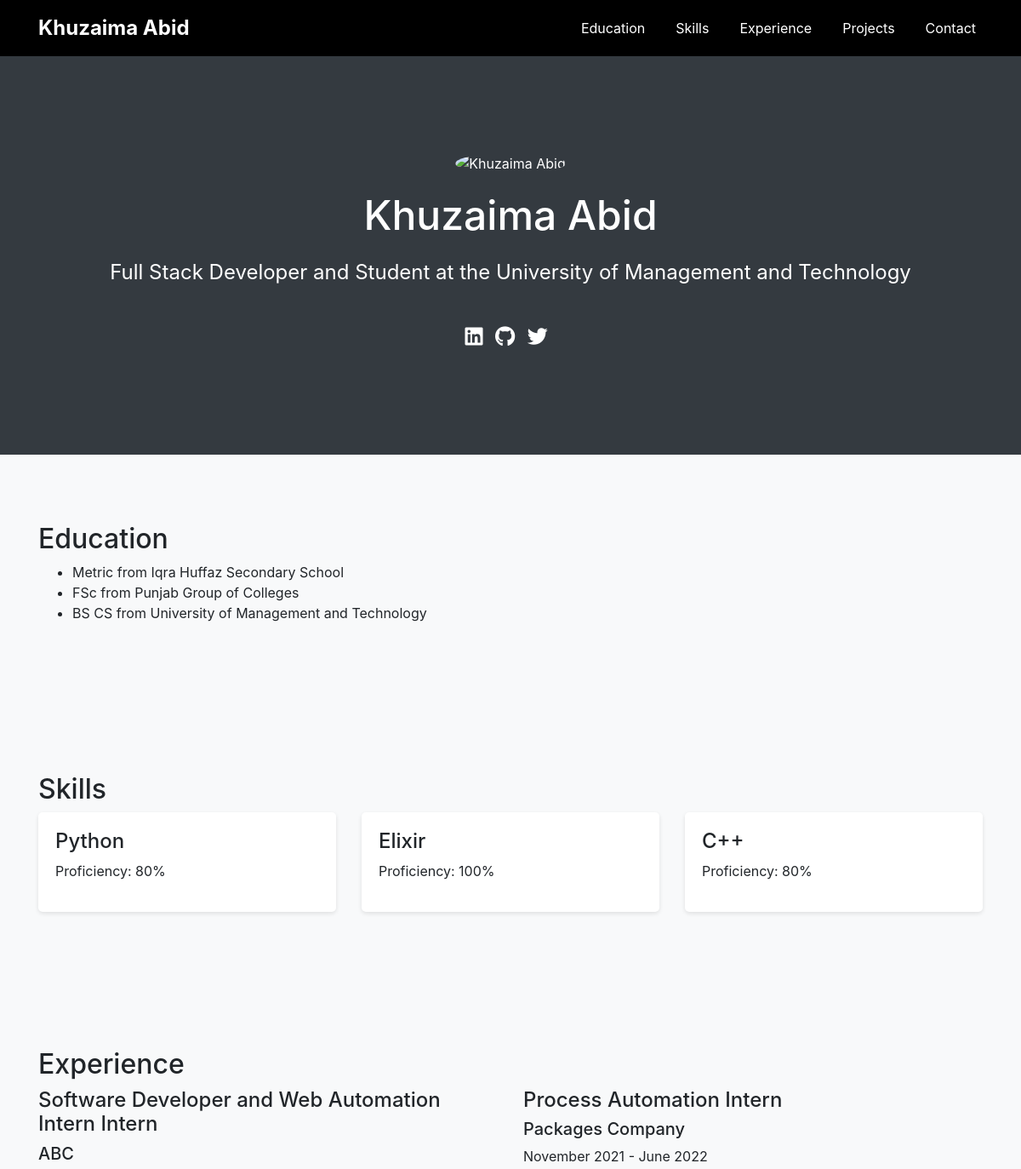
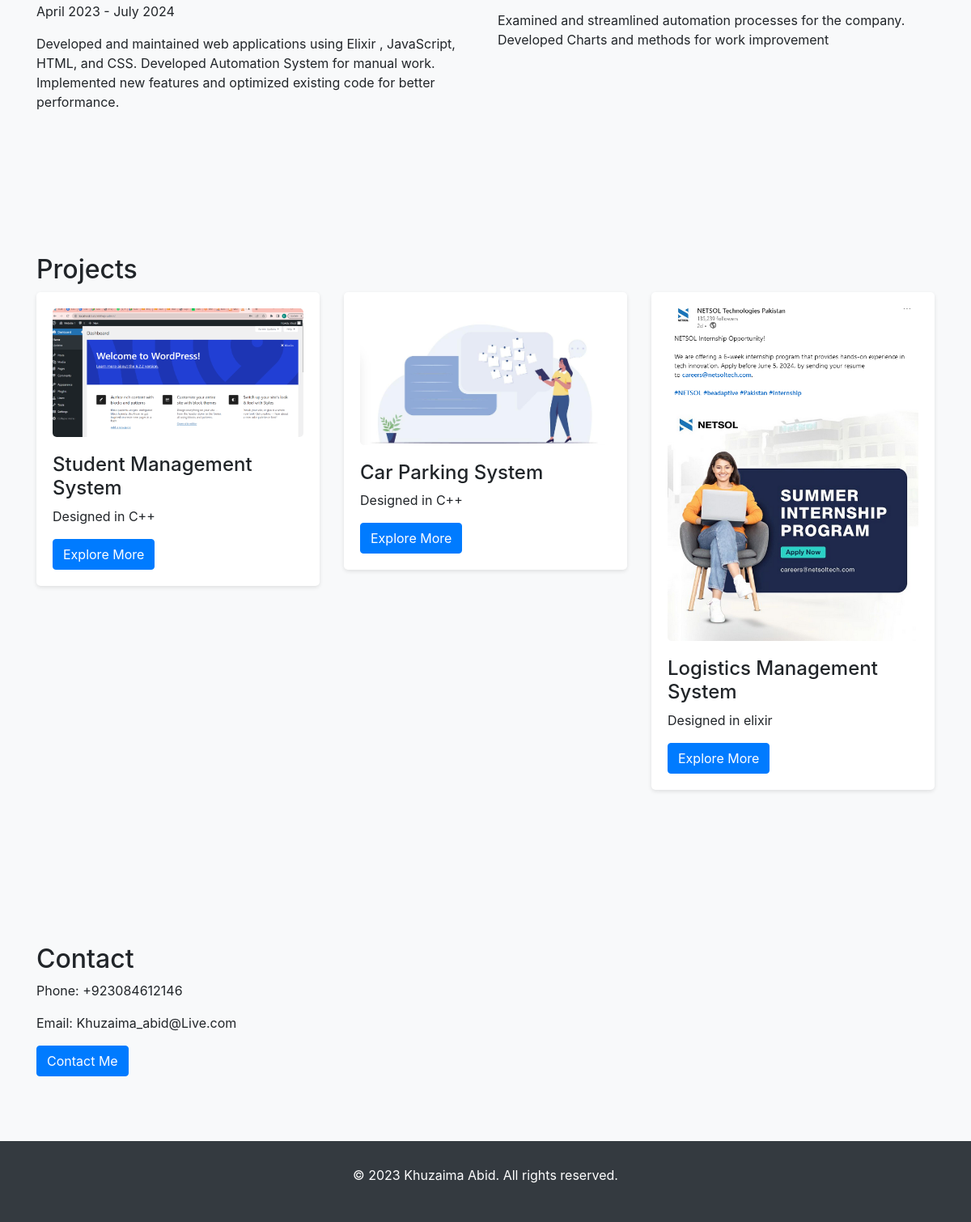
The page / on the database its author committed (2 pictures, top to bottom).
### main/models.py (models this page shows, shortened)
class Education(models.Model):
    degree = models.CharField(max_length=200)
    institution = models.CharField(max_length=200)
    description = models.TextField()

class Skill(models.Model):
    name = models.CharField(max_length=200)
    proficiency = models.IntegerField()

class Experience(models.Model):
    job_title = models.CharField(max_length=200)
    company = models.CharField(max_length=200)
    description = models.TextField()
    start_date = models.DateField()
    end_date = models.DateField()

class Project(models.Model):
    title = models.CharField(max_length=200)
    description = models.TextField()
    image = models.ImageField(upload_to='projects/')
    link = models.URLField()

### main/views.py (the view)
# urls.py: path('', views.home, name='home'),
def home(request):
    if request.method == 'POST':
        form = ContactForm(request.POST)
        if form.is_valid():
            form.save()
            messages.success(request, 'Your message has been sent!')
            return redirect('home')
    else:
        form = ContactForm()
    education = Education.objects.all()
    skills = Skill.objects.all()
    experiences = Experience.objects.all()
    projects = Project.objects.all()
    context = {
        'education': education,
        'skills': skills,
        'experiences': experiences,
        'projects': projects,
        'form': form,
    }
    return render(request, 'main/home.html', context)

### main/templates/main/home.html (shortened to what this page needs)
{% load static %}
<!DOCTYPE html>
<html lang="en">
<head>
    <link rel="stylesheet" href="{% static 'main/css/bootstrap.min.css' %}">
    <link rel="stylesheet" href="{% static 'main/css/all.min.css' %}">
    <link rel="stylesheet" href="{% static 'main/css/custom.css' %}">
</head>
<body>
    <nav class="navbar navbar-expand-lg navbar-dark fixed-top">
        <div class="container">
            <a class="navbar-brand" href="#">Khuzaima Abid</a>
            <div class="navbar-nav ml-auto">
                <a class="nav-item nav-link" href="#education">Education</a>
                <a class="nav-item nav-link" href="#skills">Skills</a>
                <a class="nav-item nav-link" href="#experience">Experience</a>
                <a class="nav-item nav-link" href="#projects">Projects</a>
                <a class="nav-item nav-link" href="#contact">Contact</a>
            </div>
        </div>
    </nav>
    <header>
        <div class="container">
            <img src="{% static 'main/images/profile-picture.jpg' %}" alt="Khuzaima Abid">
            <h1>Khuzaima Abid</h1>
            <p>Full Stack Developer and Student at the University of Management and Technology</p>
            <div class="social-icons">
                <a href="#"><i class="fab fa-linkedin"></i></a>
                <a href="#"><i class="fab fa-github"></i></a>
                <a href="#"><i class="fab fa-twitter"></i></a>
            </div>
        </div>
    </header>
    <section id="education">
        <div class="container">
            <h2>Education</h2>
            <ul>
                {% for edu in education %}
                    <li>{{ edu.degree }} from {{ edu.institution }}</li>
                {% endfor %}
            </ul>
        </div>
    </section>
    <section id="skills">
        <div class="container">
            <h2>Skills</h2>
            <div class="row">
                {% for skill in skills %}
                    <div class="col-md-4">
                        <div class="skill-card">
                            <h4>{{ skill.name }}</h4>
                            <p>Proficiency: {{ skill.proficiency }}%</p>
                        </div>
                    </div>
                {% endfor %}
            </div>
        </div>
    </section>
    <section id="experience">
        <div class="container">
            <h2>Experience</h2>
            <div class="row">
                {% for exp in experiences %}
                    <div class="col-md-6">
                        <h4>{{ exp.job_title }}</h4>
                        <h5>{{ exp.company }}</h5>
                        <p>{{ exp.start_date|date:"F Y" }} - {{ exp.end_date|date:"F Y" }}</p>
                        <p>{{ exp.description }}</p>
                    </div>
                {% endfor %}
            </div>
        </div>
    </section>
    <section id="projects">
        <div class="container">
            <h2>Projects</h2>
            <div class="row">
                {% for project in projects %}
                    <div class="col-md-4">
                        <div class="project-card">
                            <img src="{{ project.image.url }}" alt="{{ project.title }}">
                            <h4>{{ project.title }}</h4>
                            <p>{{ project.description }}</p>
                            <a href="{{ project.link }}" class="btn btn-primary">Explore More</a>
                        </div>
                    </div>
                {% endfor %}
            </div>
        </div>
    </section>
    <section id="contact">
        <div class="container">
            <h2>Contact</h2>
            <p>Phone: +923084612146</p>
            <p>Email: Khuzaima_abid@Live.com</p>
            <button type="button" class="btn btn-primary" data-toggle="modal" data-target="#contactModal">Contact Me</button>
        </div>
    </section>
    <footer>
        <div class="container">
            <p>&copy; 2023 Khuzaima Abid. All rights reserved.</p>
        </div>
    </footer>
</body>
</html>

### main/static/main/css/custom.css (style rules this page uses)
body { background-color: #f8f9fa; padding-top: 60px; }
header { background-color: #343a40; color: white; padding: 120px 0; text-align: center; }
header h1 { font-size: 48px; margin-bottom: 20px; }
header p { font-size: 24px; margin-bottom: 40px; }
header img { width: 200px; height: 200px; border-radius: 50%; margin-bottom: 20px; }
section { padding: 80px 0; }
.skill-card { background-color: #fff; padding: 20px; border-radius: 5px; box-shadow: 0 2px 5px rgba(0, 0, 0, 0.1); }
.project-card { background-color: #fff; padding: 20px; border-radius: 5px; box-shadow: 0 2px 5px rgba(0, 0, 0, 0.1); margin-bottom: 30px; }
.project-card img { width: 100%; height: auto; border-radius: 5px; margin-bottom: 20px; }
footer { background-color: #343a40; color: white; padding: 30px 0; text-align: center; }
.navbar { background-color: #000000; padding: 10px 0; position: fixed; top: 0; left: 0; right: 0; z-index: 1000; }
.navbar-brand { color: #ffffff; font-weight: bold; font-size: 24px; margin-right: auto; }
.navbar-nav { display: flex; flex-direction: row; }
.nav-item { margin-left: 20px; }
.nav-link { color: #ffffff !important; font-size: 16px; transition: color 0.3s ease; }
.social-icons a { color: white; font-size: 24px; margin-right: 10px; }

### rows shown on the page
Education: degree "Metric", institution "Iqra Huffaz Secondary School"
Education: degree "FSc", institution "Punjab Group of Colleges"
Education: degree "BS CS", institution "University of Management and Technology"
Skill: name "Python", proficiency "80"
Skill: name "Elixir", proficiency "100"
Skill: name "C++", proficiency "80"
Experience: job_title "Software Developer and Web Automation Intern Intern", company "ABC", start_date "April 2023", end_date "July 2024", description "Developed and maintained web applications using Elixir , JavaScript, HTML, and CSS. Developed Automation System for manual work. Implemented new features and optimized existing code for better performance."
Experience: job_title "Process Automation Intern", company "Packages Company", start_date "November 2021", end_date "June 2022", description "Examined and streamlined automation processes for the company. Developed Charts and methods for work improvement"
Project: image (picture), title "Student Management System", description "Designed in C++"
Project: image (picture), title "Car Parking System", description "Designed in C++"
Project: image (picture), title "Logistics Management System", description "Designed in elixir"
